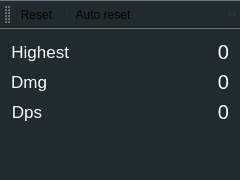
<?xml version="1.0" encoding="UTF-8"?>
<ui version="4.0">
 <class>MainWindow</class>
 <widget class="QMainWindow" name="MainWindow">
  <property name="geometry">
   <rect>
    <x>0</x>
    <y>0</y>
    <width>240</width>
    <height>180</height>
   </rect>
  </property>
  <property name="maximumSize">
   <size>
    <width>240</width>
    <height>180</height>
   </size>
  </property>
  <property name="windowTitle">
   <string>jaxnX</string>
  </property>
  <property name="styleSheet">
   <string notr="true">background-color: rgb(32, 43, 47);</string>
  </property>
  <widget class="QWidget" name="centralWidget">
   <property name="layoutDirection">
    <enum>Qt::LeftToRight</enum>
   </property>
   <property name="autoFillBackground">
    <bool>false</bool>
   </property>
   <layout class="QFormLayout" name="formLayout">
    <item row="0" column="0">
     <widget class="QLabel" name="labelMaxDmg">
      <property name="font">
       <font>
        <pointsize>13</pointsize>
        <weight>50</weight>
        <bold>false</bold>
       </font>
      </property>
      <property name="styleSheet">
       <string notr="true">color: rgb(255, 255, 255);</string>
      </property>
      <property name="text">
       <string>Highest</string>
      </property>
      <property name="alignment">
       <set>Qt::AlignRight|Qt::AlignTrailing|Qt::AlignVCenter</set>
      </property>
     </widget>
    </item>
    <item row="0" column="1">
     <widget class="QLabel" name="labelMaxDmgValue">
      <property name="font">
       <font>
        <pointsize>15</pointsize>
        <weight>50</weight>
        <bold>false</bold>
        <kerning>true</kerning>
       </font>
      </property>
      <property name="layoutDirection">
       <enum>Qt::LeftToRight</enum>
      </property>
      <property name="styleSheet">
       <string notr="true">color: rgb(255, 255, 255);</string>
      </property>
      <property name="text">
       <string>0</string>
      </property>
      <property name="textFormat">
       <enum>Qt::AutoText</enum>
      </property>
      <property name="scaledContents">
       <bool>false</bool>
      </property>
      <property name="alignment">
       <set>Qt::AlignRight|Qt::AlignTrailing|Qt::AlignVCenter</set>
      </property>
     </widget>
    </item>
    <item row="1" column="0">
     <widget class="QLabel" name="labelDmg">
      <property name="font">
       <font>
        <pointsize>13</pointsize>
        <weight>50</weight>
        <bold>false</bold>
       </font>
      </property>
      <property name="autoFillBackground">
       <bool>false</bool>
      </property>
      <property name="styleSheet">
       <string notr="true">color: rgb(255, 255, 255);</string>
      </property>
      <property name="text">
       <string>Dmg</string>
      </property>
      <property name="alignment">
       <set>Qt::AlignRight|Qt::AlignTrailing|Qt::AlignVCenter</set>
      </property>
     </widget>
    </item>
    <item row="1" column="1">
     <widget class="QLabel" name="labelDmgValue">
      <property name="font">
       <font>
        <pointsize>15</pointsize>
        <weight>50</weight>
        <bold>false</bold>
       </font>
      </property>
      <property name="styleSheet">
       <string notr="true">color: rgb(255, 255, 255);</string>
      </property>
      <property name="text">
       <string>0</string>
      </property>
      <property name="alignment">
       <set>Qt::AlignRight|Qt::AlignTrailing|Qt::AlignVCenter</set>
      </property>
     </widget>
    </item>
    <item row="2" column="0">
     <widget class="QLabel" name="labelDps">
      <property name="font">
       <font>
        <pointsize>13</pointsize>
        <weight>50</weight>
        <bold>false</bold>
       </font>
      </property>
      <property name="styleSheet">
       <string notr="true">color: rgb(255, 255, 255);</string>
      </property>
      <property name="text">
       <string>Dps</string>
      </property>
      <property name="alignment">
       <set>Qt::AlignRight|Qt::AlignTrailing|Qt::AlignVCenter</set>
      </property>
     </widget>
    </item>
    <item row="2" column="1">
     <widget class="QLabel" name="labelDpsValue">
      <property name="font">
       <font>
        <pointsize>15</pointsize>
        <weight>50</weight>
        <bold>false</bold>
       </font>
      </property>
      <property name="styleSheet">
       <string notr="true">color: rgb(255, 255, 255);</string>
      </property>
      <property name="text">
       <string>0</string>
      </property>
      <property name="alignment">
       <set>Qt::AlignRight|Qt::AlignTrailing|Qt::AlignVCenter</set>
      </property>
     </widget>
    </item>
    <item row="3" column="0" colspan="2">
     <widget class="QLabel" name="labelInfo">
      <property name="font">
       <font>
        <pointsize>10</pointsize>
       </font>
      </property>
      <property name="styleSheet">
       <string notr="true">color: rgb(0, 255, 0);</string>
      </property>
      <property name="frameShape">
       <enum>QFrame::NoFrame</enum>
      </property>
      <property name="frameShadow">
       <enum>QFrame::Sunken</enum>
      </property>
      <property name="lineWidth">
       <number>1</number>
      </property>
      <property name="text">
       <string/>
      </property>
      <property name="textFormat">
       <enum>Qt::AutoText</enum>
      </property>
      <property name="scaledContents">
       <bool>false</bool>
      </property>
      <property name="alignment">
       <set>Qt::AlignLeading|Qt::AlignLeft|Qt::AlignVCenter</set>
      </property>
      <property name="wordWrap">
       <bool>false</bool>
      </property>
      <property name="indent">
       <number>-1</number>
      </property>
      <property name="openExternalLinks">
       <bool>false</bool>
      </property>
     </widget>
    </item>
   </layout>
  </widget>
  <widget class="QToolBar" name="toolBar">
   <property name="minimumSize">
    <size>
     <width>0</width>
     <height>0</height>
    </size>
   </property>
   <property name="windowTitle">
    <string>toolBar</string>
   </property>
   <property name="styleSheet">
    <string notr="true"/>
   </property>
   <attribute name="toolBarArea">
    <enum>TopToolBarArea</enum>
   </attribute>
   <attribute name="toolBarBreak">
    <bool>false</bool>
   </attribute>
   <addaction name="actionReset"/>
   <addaction name="separator"/>
   <addaction name="actionAutoReset"/>
   <addaction name="separator"/>
   <addaction name="actionEnableOpacity"/>
   <addaction name="separator"/>
   <addaction name="actionHelp"/>
  </widget>
  <action name="actionAutoReset">
   <property name="checkable">
    <bool>true</bool>
   </property>
   <property name="icon">
    <iconset resource="Icons/Icons.qrc">
     <normaloff>:/Auto_Reset.png</normaloff>
     <normalon>:/Auto_Reset_On.png</normalon>:/Auto_Reset.png</iconset>
   </property>
   <property name="text">
    <string>Auto reset</string>
   </property>
   <property name="toolTip">
    <string>Reset automatically after three seconds, when no more damage is done</string>
   </property>
  </action>
  <action name="actionReset">
   <property name="icon">
    <iconset resource="Icons/Icons.qrc">
     <normaloff>:/Reset.png</normaloff>:/Reset.png</iconset>
   </property>
   <property name="text">
    <string>Reset</string>
   </property>
   <property name="toolTip">
    <string>Reset</string>
   </property>
  </action>
  <action name="actionEnableOpacity">
   <property name="checkable">
    <bool>true</bool>
   </property>
   <property name="icon">
    <iconset resource="Icons/Icons.qrc">
     <normaloff>:/Opacity.png</normaloff>:/Opacity.png</iconset>
   </property>
   <property name="text">
    <string>Enable Opacity</string>
   </property>
   <property name="toolTip">
    <string>Enable opacity mode</string>
   </property>
  </action>
  <action name="actionHelp">
   <property name="icon">
    <iconset resource="Icons/Icons.qrc">
     <normaloff>:/Help.png</normaloff>:/Help.png</iconset>
   </property>
   <property name="text">
    <string>Help</string>
   </property>
   <property name="toolTip">
    <string>Visit website for help</string>
   </property>
  </action>
 </widget>
 <layoutdefault spacing="6" margin="11"/>
 <resources>
  <include location="Icons/Icons.qrc"/>
 </resources>
 <connections/>
</ui>
